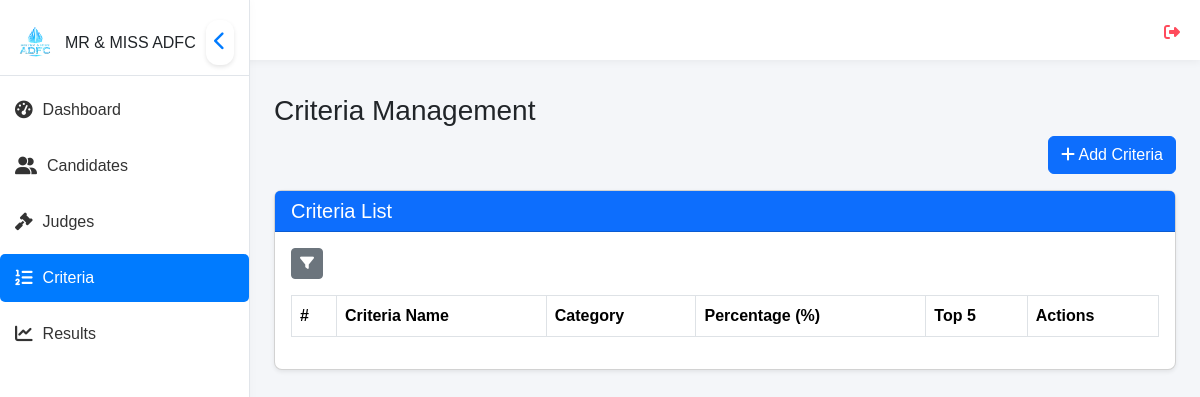
The app's page /views/admin/criteria.php (signed in), older data.
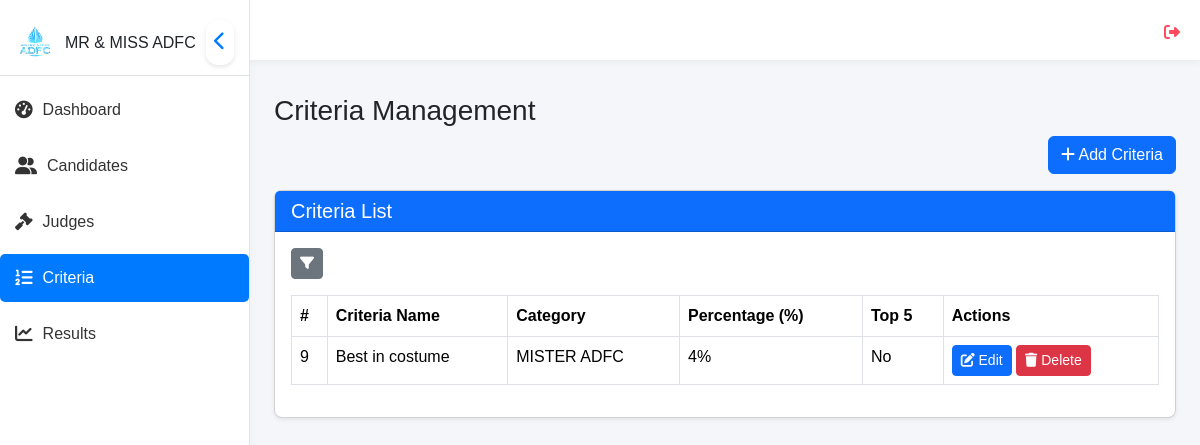
The same page, newer data.
### tables this page shows
CREATE TABLE `criteria` (
  `id` int(11) NOT NULL,
  `name` varchar(255) NOT NULL,
  `percentage` int(11) NOT NULL,
  `category` varchar(255) NOT NULL
);

### views/admin/criteria.php (the view, shortened to what this page needs)
<?php
require '../../database/connection.php';
$query = "SELECT * FROM criteria";
$result = $conn->query($query);
?>
<!DOCTYPE html>
<html lang="en">
<head>
    <link rel="stylesheet" href="../../assets/css/bootstrap.min.css">
    <link rel="stylesheet" href="../../assets/css/all.min.css">
    <link rel="stylesheet" href="../../assets/css/style.css">
    <link rel="stylesheet" href="../../assets/css/sweetalert2.min.css">
    <link href="../../assets/css/datatables.min.css" rel="stylesheet">
</head>
<body>
<?php include '../components/sidebar.php'; ?>
<?php include '../components/topbar.php'; ?>
<div class="content p-4" id="content">
<h3>Criteria Management</h3>
<div class="d-flex justify-content-end">
    <button class="btn btn-primary mb-3" data-bs-toggle="modal" data-bs-target="#addCriteriaModal">
        <i class="fas fa-plus"></i> Add Criteria
    </button>
</div>
<div class="card shadow-sm rounded-3">
    <div class="card-header bg-primary text-white">
        <h5 class="mb-0">Criteria List</h5>
    </div>
    <div class="card-body">
        <div class="table-responsive">
        <div class="mb-3">
        <div class="position-relative d-inline-block">
    <button id="filterBtn" class="btn btn-secondary btn-sm">
        <i class="fas fa-filter"></i>
    </button>
</div>
    </div>
             <table id="criteriaTable" class="table table-bordered table-hover">
                <thead>
                    <tr>
                        <th>#</th>
                        <th>Criteria Name</th>
                        <th>Category</th>
                        <th>Percentage (%)</th>
                        <th>Top 5</th>
                        <th>Actions</th>
                    </tr>
                </thead>
                <tbody id="criteriaTable">
                    <?php while ($row = $result->fetch_assoc()): ?>
                        <tr id="row-<?= $row['id'] ?>">
                            <td><?= $row['id'] ?></td>
                            <td><?= $row['name'] ?></td>
                            <td><?= $row['category'] ?></td>
                            <td><?= $row['percentage'] ?>%</td>
                            <td><?= $row['top5'] ? 'Yes' : 'No' ?></td> <td>
                                <button class="btn btn-primary btn-sm edit-btn"
                                        data-id="<?= $row['id'] ?>"
                                        data-name="<?= $row['name'] ?>"
                                        data-category="<?= $row['category'] ?>"
                                        data-percentage="<?= $row['percentage'] ?>"
                                        data-top5="<?= $row['top5'] ?>" data-bs-toggle="modal"
                                        data-bs-target="#editCriteriaModal">
                                    <i class="fas fa-edit"></i> Edit
                                </button>
                                <button class="btn btn-danger btn-sm delete-btn" data-id="<?= $row['id'] ?>">
                                    <i class="fas fa-trash"></i> Delete
                                </button>
                            </td>
                        </tr>
                    <?php endwhile; ?>
                </tbody>
            </table>
        </div>
    </div>
</div>
</div>
</body>
</html>

Row changes from the older to the newer data that the page shows:
added criteria: id "9", name "Best in costume", category "MISTER ADFC", percentage "4", top5 "No"
